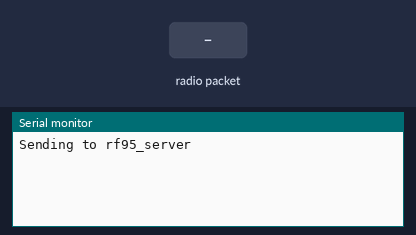
Simulated run of this sketch. Board: Arduino Uno, built with avr-gcc and run on an emulated ATmega328P. On the bench: the last lines printed to the serial monitor. The test bench sets the inputs (shaded band). No radio packets arrive unless stated.

Above: at 1.2 s.
1.3 s: radio packet "1" arrives
At 1.56 s:
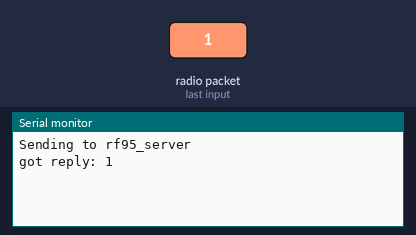
2.8 s: radio packet "0" arrives
At 4.0 s:
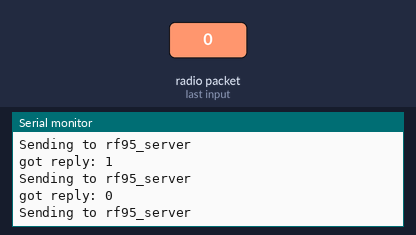
4.3 s: radio packet "2" arrives
At 4.57 s:
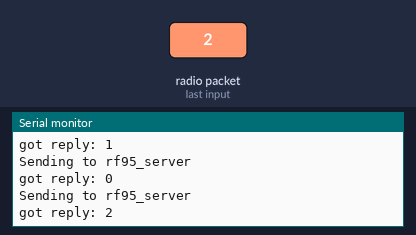

The sketch:

rf95_client.ino
```cpp
// rf95_client.pde
// -*- mode: C++ -*-
// Example sketch showing how to create a simple messageing client
// with the RH_RF95 class. RH_RF95 class does not provide for addressing or
// reliability, so you should only use RH_RF95 if you do not need the higher
// level messaging abilities.
// It is designed to work with the other example rf95_server
// Tested with Anarduino MiniWirelessLoRa, Rocket Scream Mini Ultra Pro with
// the RFM95W, Adafruit Feather M0 with RFM95

#include <SPI.h>
#include <RH_RF95.h>
#define ModemConfig RH_RF95::Bw125Cr45Sf128

// Singleton instance of the radio driver
//RH_RF95 rf95;
RH_RF95 rf95(10, 2); // Rocket Scream Mini Ultra Pro with the RFM95W
//RH_RF95 rf95(8, 3); // Adafruit Feather M0 with RFM95

// Need this on Arduino Zero with SerialUSB port (eg RocketScream Mini Ultra Pro)
//#define Serial SerialUSB

void setup()
{
  // Rocket Scream Mini Ultra Pro with the RFM95W only:
  // Ensure serial flash is not interfering with radio communication on SPI bus
//  pinMode(4, OUTPUT);
//  digitalWrite(4, HIGH);

  Serial.begin(9600);
  while (!Serial) ; // Wait for serial port to be available
  if (!rf95.init())
    Serial.println("init failed");
  // Defaults after init are 434.0MHz, 13dBm, Bw = 125 kHz, Cr = 4/5, Sf = 128chips/symbol, CRC on
  rf95.setFrequency(868.0);
  rf95.setModemConfig(ModemConfig);
  // The default transmitter power is 13dBm, using PA_BOOST.
  // If you are using RFM95/96/97/98 modules which uses the PA_BOOST transmitter pin, then
  // you can set transmitter powers from 5 to 23 dBm:
  rf95.setTxPower(2, false);
  // If you are using Modtronix inAir4 or inAir9,or any other module which uses the
  // transmitter RFO pins and not the PA_BOOST pins
  // then you can configure the power transmitter power for -1 to 14 dBm and with useRFO true.
  // Failure to do that will result in extremely low transmit powers.
  //rf95.setTxPower(20, true);
}

void loop()
{
  Serial.println("Sending to rf95_server");
  // Send a message to rf95_server
  uint8_t data[] = "Hello World!";
  rf95.send(data, sizeof(data));

  rf95.waitPacketSent();
  // Now wait for a reply
  uint8_t buf[RH_RF95_MAX_MESSAGE_LEN];
  uint8_t len = sizeof(buf);

  if (rf95.waitAvailableTimeout(3000))
  {
    // Should be a reply message for us now
    if (rf95.recv(buf, &len))
   {
      Serial.print("got reply: ");
      Serial.println((char*)buf);
//      Serial.print("RSSI: ");
//      Serial.println(rf95.lastRssi(), DEC);
    }
    else
    {
      Serial.println("recv failed");
    }
  }
  else
  {
    Serial.println("No reply, is rf95_server running?");
  }
  delay(400);
}
```

Measured:
- after the input at 1.3 s, the serial monitor: prints a new line at once (image 1)
- after the input at 2.8 s, the serial monitor: prints a new line at once (image 2)
- after the input at 4.3 s, the serial monitor: prints a new line at once (image 3)
